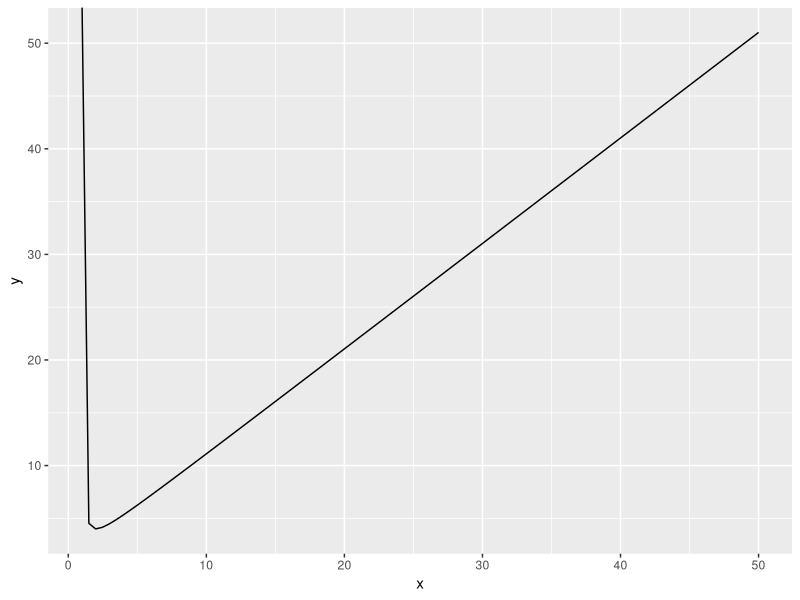
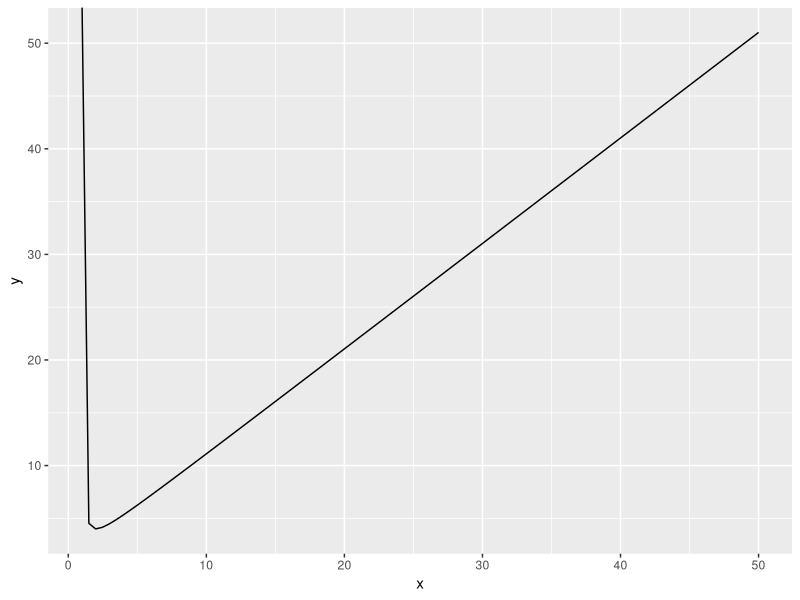
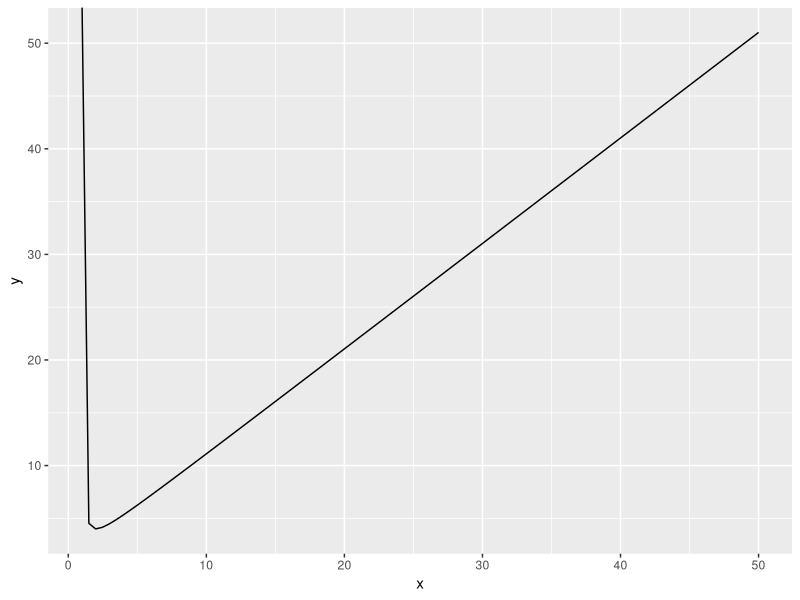

R code for these plots, in order:
library(ggplot2)
x <- 1:50
df <- data.frame(x)
ggplot(df, aes(x))+stat_function(fun = function(x) x^2/(x-1))

library(ggplot2)
x <- 1:50
df <- data.frame(x)
ggplot(df, aes(x))+stat_function(fun = function(x) x^2/(x-1))

library(ggplot2)
x <- 1:50
df <- data.frame(x)
ggplot(df, aes(x))+stat_function(fun = function(x) x^2/(x-1))
